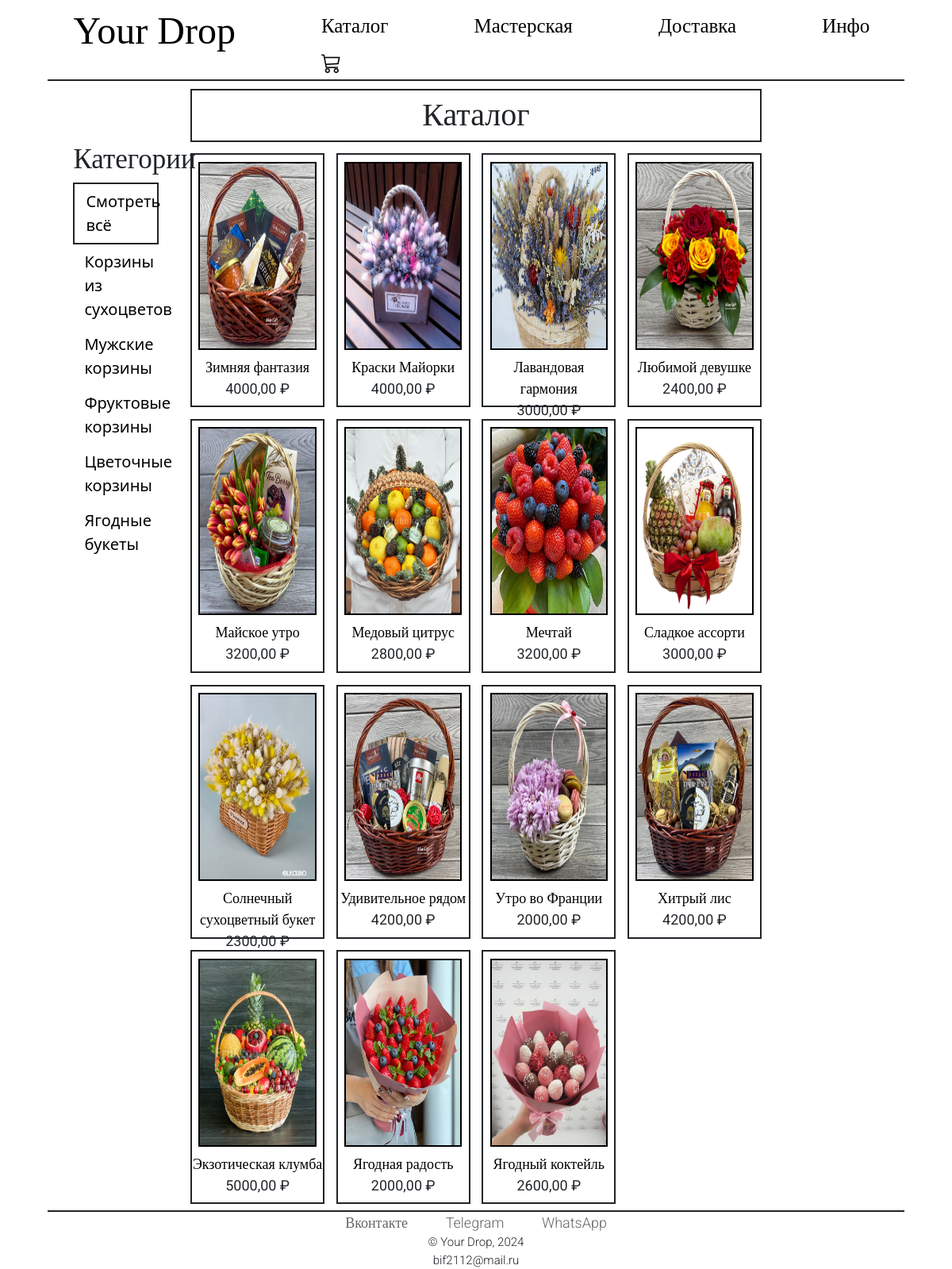
The app's page /shop/ with its own data.
### shop/models.py (models this page shows, shortened)
class Category(models.Model):
    name = models.CharField(max_length=200, db_index=True)
    slug = models.SlugField(max_length=200, db_index=True, unique=True)
    class Meta:
        ordering = ('name',)
        verbose_name = 'Категория'
        verbose_name_plural = 'Категории'
    def get_absolute_url(self):
        return reverse('shop:product_list_by_category',
                       args=[self.slug])

class Product(models.Model):
    category = models.ForeignKey(Category, related_name='products', on_delete=models.CASCADE)
    name = models.CharField(max_length=200, db_index=True)
    slug = models.SlugField(max_length=200, db_index=True)
    image = models.ImageField(upload_to='products/%Y/%m/%d', blank=True)
    description = models.TextField(blank=True)
    price = models.DecimalField(max_digits=10, decimal_places=2)
    stock = models.PositiveIntegerField()
    available = models.BooleanField(default=True)
    created = models.DateTimeField(auto_now_add=True)
    updated = models.DateTimeField(auto_now=True)
    class Meta:
        ordering = ('name',)
        index_together = (('id', 'slug'),)
    def get_absolute_url(self):
        return reverse('shop:product_detail',
                        args=[self.id, self.slug])

### shop/views.py (the view)
# urls.py: path('', views.product_list, name='product_list'),
def product_list(request, category_slug=None):
    category = None
    categories = Category.objects.all()
    products = Product.objects.filter(available=True)
    if category_slug:
        category = get_object_or_404(Category, slug=category_slug)
        products = products.filter(category=category)
    return render(request,
                  'shop/product/list.html',
                  {'category': category,
                   'categories': categories,
                   'products': products})

### shop/templates/shop/product/list.html (shortened to what this page needs)
{% extends "main/base.html" %}
{% load static %}
{% block content %}
    <div id="sidebar">
        <h3>Категории</h3>
        <ul>
            <li {% if not category %}class="selected"{% endif %}>
                <a href="{% url 'shop:product_list' %}">Смотреть всё</a>
            </li>
            {% for c in categories %}
                <li {% if category.slug == c.slug %}class="selected"{% endif %}>
                    <a href="{{ c.get_absolute_url }}">{{ c.name }}</a>
                </li>
            {% endfor %}
        </ul>
    </div>
    <div id="main" class="product-list">
        <div class="category">
        <h1>{% if category %}{{ category.name }}{% else %}Каталог{% endif %}</h1>
        </div>
        {% for product in products %}
            <div class="item">
                <a href="{{ product.get_absolute_url }}">
                    <img src="{% if product.image %}{{ product.image.url }}{% else %}{% static 'main/img/no_image.png' %}{% endif %}">
                </a>
                <a href="{{ product.get_absolute_url }}">{{ product.name }}</a><br>
                {{ product.price }} ₽
            </div>
        {% endfor %}
    </div>
{% endblock %}

### main/templates/main/base.html (shortened to what this page needs)
{% load static %}
<!DOCTYPE html>
<html>
<head>
    <link rel="stylesheet" href="https://cdn.jsdelivr.net/npm/bootstrap@5.2.3/dist/css/bootstrap.min.css">
    <link href="{% static 'main/css/base.css' %}" rel="stylesheet">
</head>
<body>
<div id="wrapper">
    <div id="header">
        <a href="/" class="logo">Your Drop</a>
        <a href="/shop" class="navigation">Каталог</a>
        <a href="/craft" class="navigation">Мастерская</a>
        <a href="/delivery" class="navigation">Доставка</a>
        <a href="/info" class="navigation">Инфо</a>
        <a href="/cart" class="navigation"><i class="bi bi-cart3"></i></a>
    </div>
    <div id="content">
        {% block content %}
        {% endblock %}
    </div>
    <div id="footer">
        <a href="https://vk.com/googleshit" class="navigation">Вконтакте</a>
        <a href="https://t.me/brra72" class="navigation">Telegram</a>
        <a href="https://wa.me/qr/A42PIS37A2USM1" class="navigation">WhatsApp</a>
        <p class="sign">© Your Drop, 2024</p>
        <p class="sign">bif2112@mail.ru</p>
    </div>
</div>
</body>
</html>

### main/static/main/css/base.css (style rules this page uses)
html { height: 100%; }
body { margin:0; padding:0; height: 100%; }
#wrapper { min-height: 100%; display: flex; flex-direction: column; }
h1, h2, h3, h4, h5 , h6 { font-family: 'Roboto'; font-style: normal; font-weight: 400; }
a { text-decoration:none; color:#5993bb; }
#header { overflow:auto; width: 90%; margin: 3px auto; border-bottom: 2px solid; }
#header .logo { font-family: 'EB Garamond', serif; float:left; color:#000000; font-size:48px; margin-left:3%; }
#header .navigation { float:left; display: inline-flex; color:#000000; font-family: 'Roboto'; font-style: normal; font-weight: 400; font-size: 25px; margin-left: 10%; margin-top: 1%; }
#footer { width: 90%; overflow:auto; border-top: 2px solid; margin: 0% auto; text-align: center; font-family: 'Roboto'; font-style: normal; font-weight: 300; font-size: 18px; }
#footer .navigation { margin-left: 2%; margin-right: 2%; display: inline-flex; color: #656565; }
#footer .sign { font-size: 15px; margin: 0% auto; display: block; }
#content { flex-grow: 1; width: 90%; margin:0 auto; overflow:hidden; }
#sidebar { width: 16%; padding-top: 7%; padding-left: 3%; padding-right: 3%; float:left; }
#sidebar h3 { font-size: 35px; }
#sidebar ul { font-size: 20px; margin:0; padding:0; }
#sidebar ul li { margin:0; list-style:none; padding:7px 14px; }
#sidebar ul li a { color: #000000; display:block; }
#sidebar ul li.selected { border: 2px solid; }
#sidebar ul li.selected a { color:#000000; }
#main { float:left; width: 68%; overflow:hidden; font-family: 'Roboto'; font-style: normal; font-weight: 400; font-size: 18px; }
.category h1 { text-align: center; font-size: 40px; margin: 1% 1%; padding: 1% 1%; border: 2px solid; }
.product-list .item { margin: 1% 1%; width:23%; height: 40vh; float:left; text-align:center; border: 2px solid; }
.product-list .item a { color: #000000; }
.product-list .item img { width:90%; height: 75%; margin:5%; border: 2px solid; }

### records on screen
Category: name "Корзины из сухоцветов"
Category: name "Мужские корзины"
Category: name "Фруктовые корзины"
Category: name "Цветочные корзины"
Category: name "Ягодные букеты"
Product: image (picture), name "Зимняя фантазия", price "4000,00"
Product: image (picture), name "Краски Майорки", price "4000,00"
Product: image (picture), name "Лавандовая гармония", price "3000,00"
Product: image (picture), name "Любимой девушке", price "2400,00"
Product: image (picture), name "Майское утро", price "3200,00"
Product: image (picture), name "Медовый цитрус", price "2800,00"
Product: image (picture), name "Мечтай", price "3200,00"
Product: image (picture), name "Сладкое ассорти", price "3000,00"
Product: image (picture), name "Солнечный сухоцветный букет", price "2300,00"
Product: image (picture), name "Удивительное рядом", price "4200,00"
Product: image (picture), name "Утро во Франции", price "2000,00"
Product: image (picture), name "Хитрый лис", price "4200,00"
Product: image (picture), name "Экзотическая клумба", price "5000,00"
Product: image (picture), name "Ягодная радость", price "2000,00"
Product: image (picture), name "Ягодный коктейль", price "2600,00"
